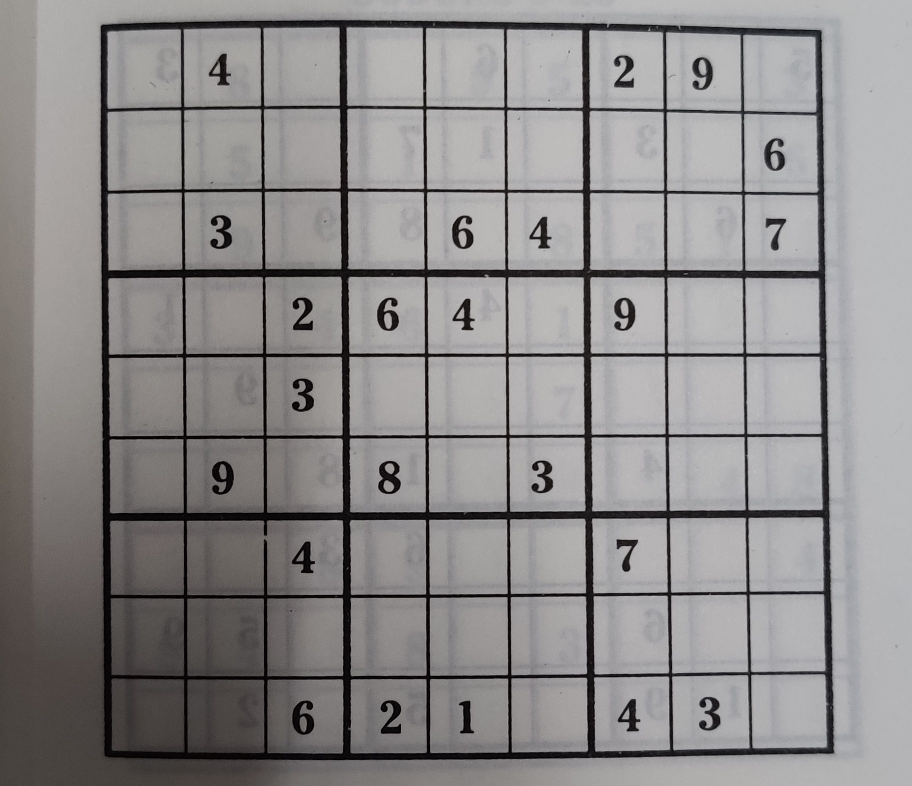
#> input picture sudoku.jpg, 1824 x 1572 px (shown at 1/2 size)
$ python -i utils.py   (imports and definitions only)
#> lines starting #> are read from the running program, lines starting #| are printed output that depends on the picture

import cv2
import numpy as np


def cut_from_rect(img, rect):
    """Cuts a rectangle from an image using the top left and bottom right points."""
    return img[int(rect[0][1]):int(rect[1][1]), int(rect[0][0]):int(rect[1][0])]


# [34 lines left out: function scale_and_centre, not called in this run]


def find_largest_feature(inp_img, scan_tl=None, scan_br=None):
    """
    Uses the fact the `floodFill` function returns a bounding box of the area it filled to find the biggest
    connected pixel structure in the image. Fills this structure in white, reducing the rest to black.
    """
    img = inp_img.copy()  # Copy the image, leaving the original untouched
    height, width = img.shape[:2]
#> height = 1572; width = 1824

    max_area = 0
    seed_point = (None, None)

    if scan_tl is None:
        scan_tl = [0, 0]

    if scan_br is None:
        scan_br = [width, height]
#> scan_br = [1824, 1572]

    # Loop through the image
    for x in range(scan_tl[0], scan_br[0]):
        for y in range(scan_tl[1], scan_br[1]):
            # Only operate on light or white squares
            # Note that .item() appears to take input as y, x
            if img.item(y, x) == 255 and x < width and y < height:
                area = cv2.floodFill(img, None, (x, y), 64)
                if area[0] > max_area:  # Gets the maximum bound area which should be the grid
                    max_area = area[0]
                    seed_point = (x, y)
#> after the loop, max_area = 0

    # Colour everything grey (compensates for features outside of our middle scanning range
    for x in range(width):
        for y in range(height):
            if img.item(y, x) == 255 and x < width and y < height:
                cv2.floodFill(img, None, (x, y), 64)

    # Mask that is 2 pixels bigger than the image
    mask = np.zeros((height + 2, width + 2), np.uint8)

    # Highlight the main feature
    if all([p is not None for p in seed_point]):
        cv2.floodFill(img, mask, seed_point, 255)

    top, bottom, left, right = height, 0, width, 0
#> top = 1572; bottom = 0; left = 1824; right = 0

    for x in range(width):
        for y in range(height):
            if img.item(y, x) == 64:  # Hide anything that isn't the main feature
                cv2.floodFill(img, mask, (x, y), 0)

            # Find the bounding parameters
            if img.item(y, x) == 255:
                top = y if y < top else top
                bottom = y if y > bottom else bottom
                left = x if x < left else left
                right = x if x > right else right
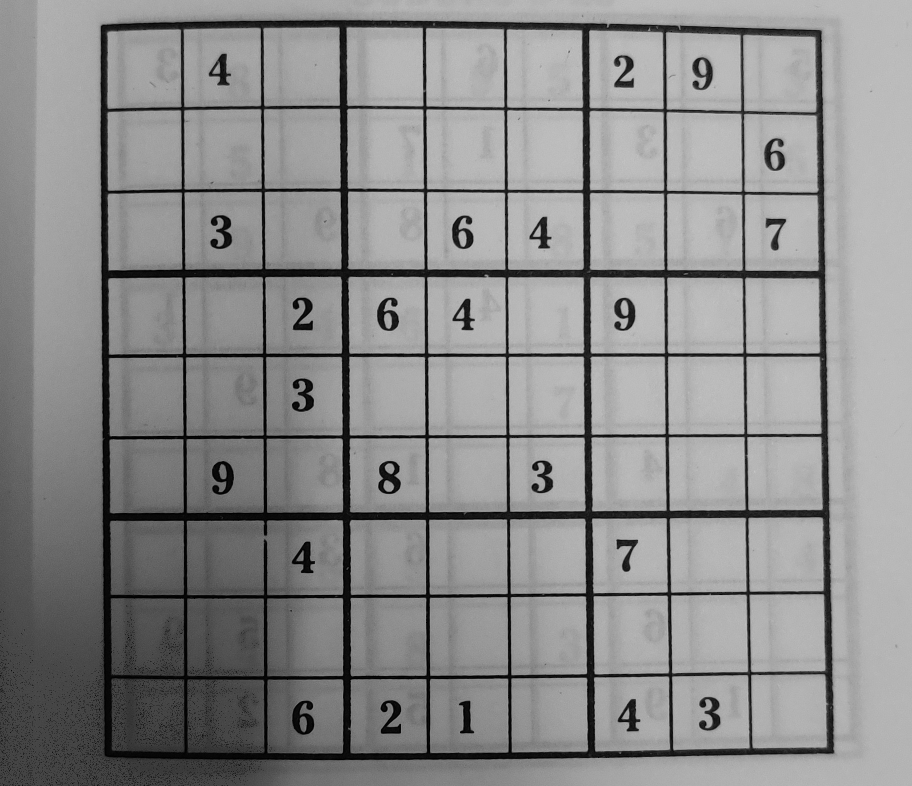
#> img: shape (1572, 1824) (shown at 1/2 size); min 0, max 204, mean 139.4

    bbox = [[left, top], [right, bottom]]
#> bbox = [[1824, 1572], [0, 0]]
    return img, np.array(bbox, dtype='float32'), seed_point


# [25 lines left out: functions distance_between, extract_digit, not called in this run]

>>> import cv2
>>> picture = cv2.imread('sudoku.jpg', cv2.IMREAD_GRAYSCALE)
>>> result = find_largest_feature(picture)
